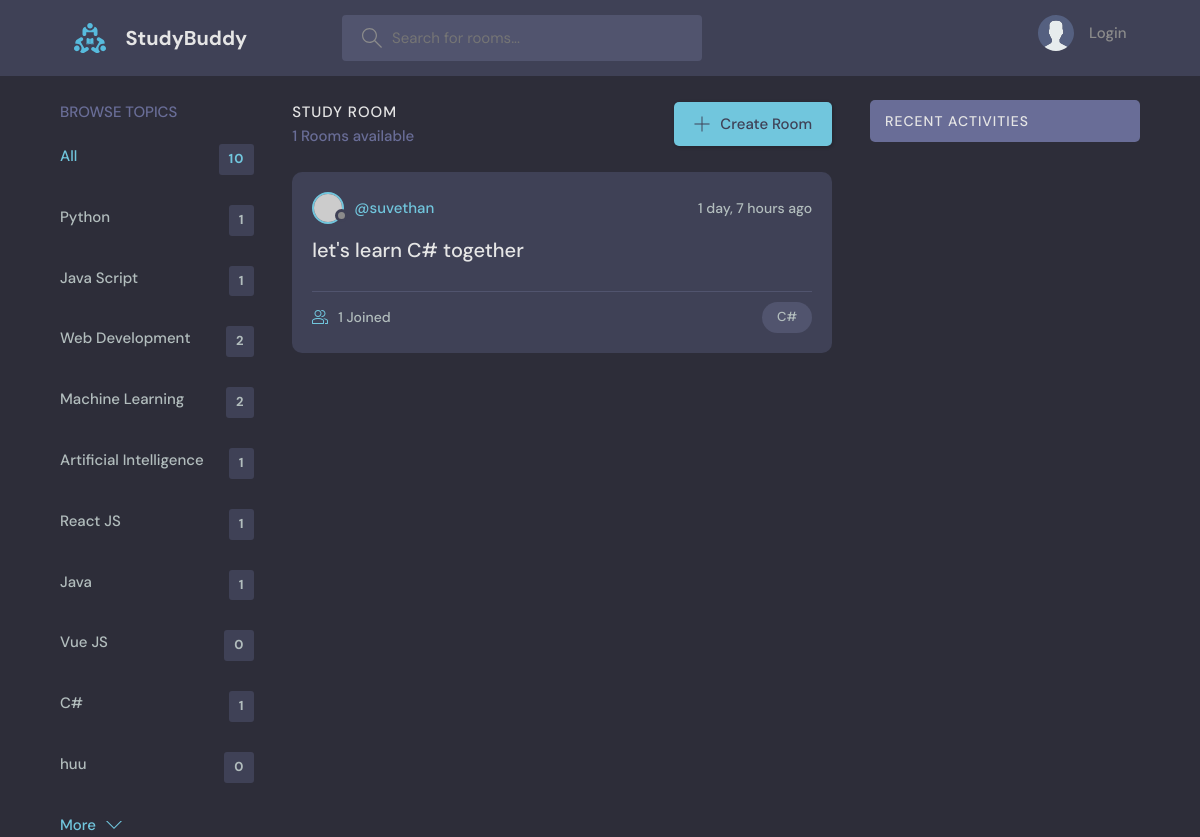
/?q=huu, run on an earlier commit of the app's database.
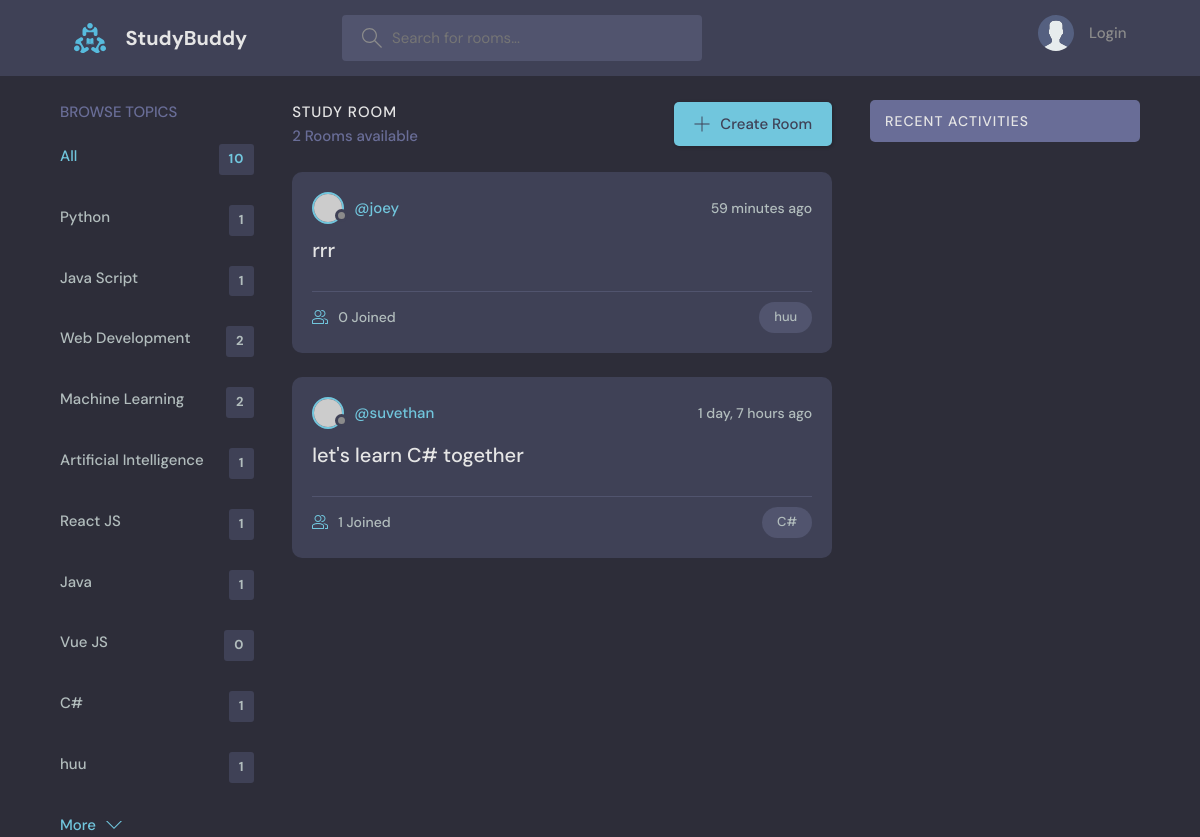
And on a later commit of the database.
### test_app/models.py (models this page shows, shortened)
class Topic(models.Model):
    name = models.CharField(max_length=200)

class Room(models.Model):
    host = models.ForeignKey(User, on_delete=models.SET_NULL, null=True)
    topic = models.ForeignKey(Topic, on_delete=models.SET_NULL, null=True)
    name = models.CharField(max_length=200)
    description = models.TextField(null=True, blank=True)
    participants = models.ManyToManyField(User, related_name='participants', blank=True)
    updated = models.DateTimeField(auto_now=True)
    created = models.DateTimeField(auto_now_add=True)
    class Meta:
        ordering = ['-updated','-created']

### test_app/views.py (the view)
# urls.py: 2. Add a URL to urlpatterns:  path('', views.home, name='home')
def home(request):
    q = request.GET.get('q') if request.GET.get('q') != None else ''
    rooms = Room.objects.filter(
        Q(topic__name__icontains=q) |
        Q(name__icontains=q) |
    Q(description__icontains=q)
    )
    topics = Topic.objects.all()
    room_count= rooms.count()
    room_messages= Message.objects.filter(Q(room__topic__name__icontains=q))
    context = {'rooms':rooms, 'topics': topics, 'room_count': room_count,'room_messages':room_messages}
    return render(request, 'test_app/home.html', context)

### test_app/templates/test_app/home.html (shortened to what this page needs)
{% extends "main.html" %} {% block content %}
<main class="layout layout--3">
  <div class="container">
    {% include 'test_app/topic_components.html' %}
    <div class="roomList">
      <div class="roomList__header">
        <div>
          <h2>Study Room</h2>
          <p>{{room_count}} Rooms available</p>
        </div>
        <a class="btn btn--main" href="{% url 'create-room' %}">
          <svg
            version="1.1"
            xmlns="http://www.w3.org/2000/svg"
            width="32"
            height="32"
            viewBox="0 0 32 32"
          >
            <title>add</title>
            <path
              d="M16.943 0.943h-1.885v14.115h-14.115v1.885h14.115v14.115h1.885v-14.115h14.115v-1.885h-14.115v-14.115z"
            ></path>
          </svg>
          Create Room
        </a>
      </div>
      {% include "test_app/feed_components.html" %}
    </div>
    <div>{% include "test_app/activity_components.html" %}</div>
  </div>
</main>
{% endblock content %}

### test_app/templates/test_app/topic_components.html
<div class="topics">
  <div class="topics__header">
    <h2>Browse Topics</h2>
  </div>
  <ul class="topics__list">
    <li>
      <a href="{% url 'home' %}" class="active"
        >All <span>{{topics.count}}</span></a
      >
    </li>
    {% for topic in topics %}
    <li>
      <a href="{% url 'home' %}?q={{topic.name}}"
        >{{topic.name}}<span>{{topic.room_set.all.count}}</span></a
      >
      {% endfor %}
    </li>
  </ul>
  <a class="btn btn--link" href="topics.html">
    More
    <svg
      version="1.1"
      xmlns="http://www.w3.org/2000/svg"
      width="32"
      height="32"
      viewBox="0 0 32 32"
    >
      <title>chevron-down</title>
      <path d="M16 21l-13-13h-3l16 16 16-16h-3l-13 13z"></path>
    </svg>
  </a>
</div>

### test_app/templates/test_app/feed_components.html (shortened to what this page needs)
{% for room in rooms %}
<div class="roomListRoom">
  <div class="roomListRoom__header">
    <a href="{% url 'user-profile' room.host.id %}" class="roomListRoom__author">
      <div class="avatar avatar--small">
        <img src="https://randomuser.me/api/portraits/women/11.jpg" />
      </div>
      <span>@{{room.host.username}}</span>
    </a>
    <div class="roomListRoom__actions">
      <span>{{room.created|timesince}} ago</span>
    </div>
  </div>
  <div class="roomListRoom__content">
    <a href="{% url 'room' room.id %}">{{room.name}}</a>
  </div>
  <div class="roomListRoom__meta">
    <a href="{% url 'room' room.id %}" class="roomListRoom__joined">
      {{room.participants.all.count}} Joined
    </a>
    <p class="roomListRoom__topic">{{room.topic.name}}</p>
  </div>
</div>
{% endfor %}

What changed in the data, as far as the page shows it:
computed for Topic "huu": room_set.all.count "0" → "1"
added Room: host.username "joey", created "59 minutes", name "rrr", participants.all.count "0", topic.name "huu"
Also different on the page:
{{ room_count }}: "1" → "2"
